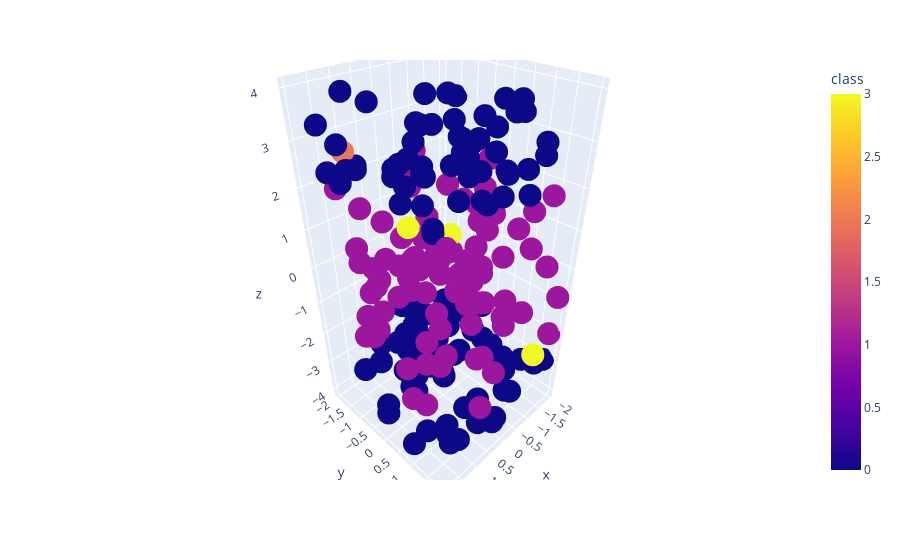

Here is the notebook cell this chart was saved with:
### Code cell
fig = px.scatter_3d(data_to_plot, x='x', y='y', z='z', color='class')
fig.show()

### Figure 1 — Plotly figure (JSON) as saved in the notebook; plotly's stock layout.template omitted (floating-point values rounded to 4 significant figures; data arrays with more than 128 entries replaced by an {"elided": "..."} marker saying what was removed)
{"data": [{"hovertemplate": "x=%{x}<br>y=%{y}<br>z=%{z}<br>class=%{marker.color}<extra></extra>", "legendgroup": "", "marker": {"color": {"elided": "204 int values"}, "coloraxis": "coloraxis", "symbol": "circle"}, "mode": "markers", "name": "", "scene": "scene", "showlegend": false, "type": "scatter3d", "x": {"elided": "204 float values"}, "y": {"elided": "204 float values"}, "z": {"elided": "204 float values"}}], "layout": {"coloraxis": {"colorbar": {"title": {"text": "class"}}, "colorscale": [[0, "#0d0887"], [0.1111, "#46039f"], [0.2222, "#7201a8"], [0.3333, "#9c179e"], [0.4444, "#bd3786"], [0.5556, "#d8576b"], [0.6667, "#ed7953"], [0.7778, "#fb9f3a"], [0.8889, "#fdca26"], [1, "#f0f921"]]}, "legend": {"tracegroupgap": 0}, "margin": {"t": 60}, "scene": {"domain": {"x": [0, 1], "y": [0, 1]}, "xaxis": {"title": {"text": "x"}}, "yaxis": {"title": {"text": "y"}}, "zaxis": {"title": {"text": "z"}}}}}
